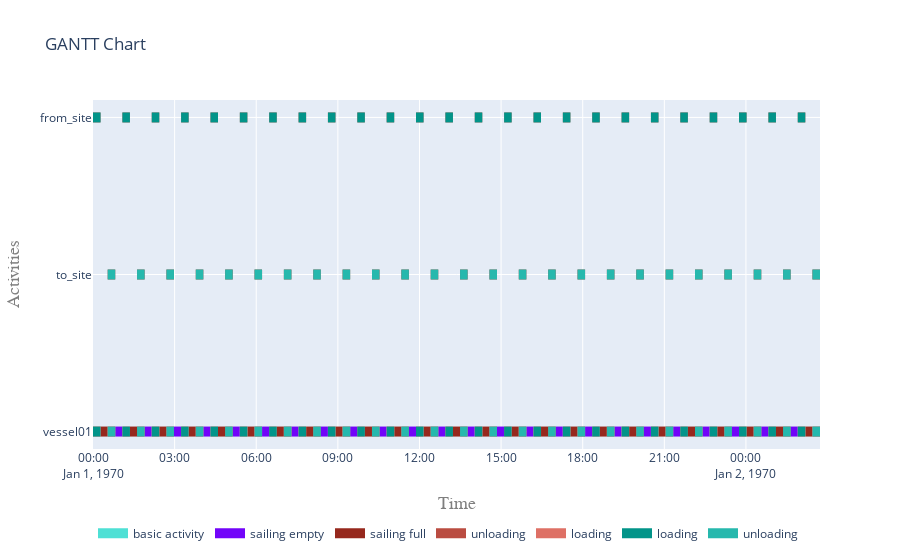

Notebook code for this chart:
### Code cell
plot.get_gantt_chart([vessel01, from_site, to_site],id_map=id_map)
